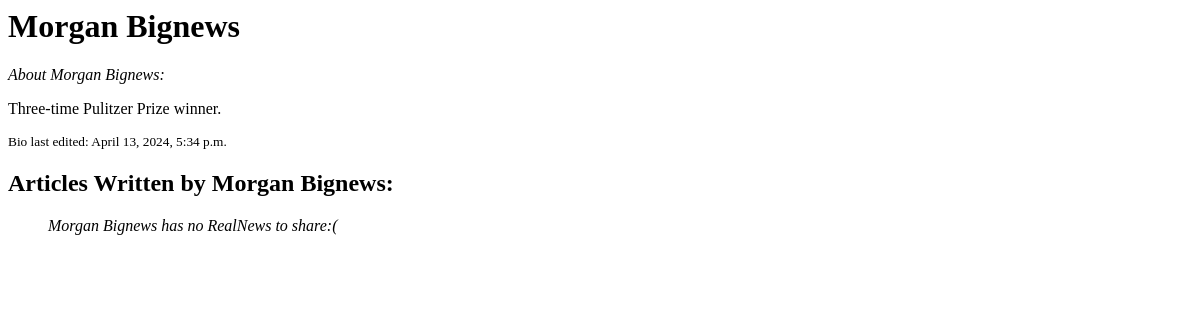
/authors/1, run on an earlier commit of the app's database.
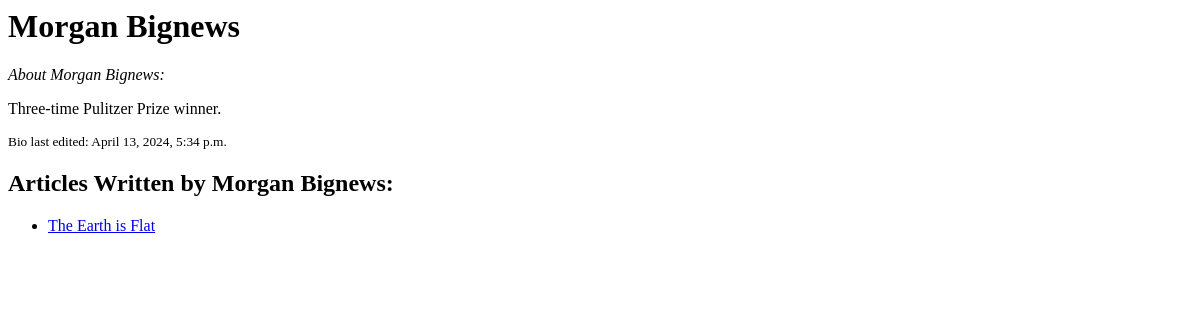
And on a later commit of the database.
### authors/models.py (models this page shows, shortened)
class Author(models.Model):
    name = models.CharField(max_length=50)
    bio_text = models.CharField(max_length=200)
    bio_edit = models.DateTimeField("info date edited")
    picture = models.ImageField(
        upload_to="author_pictures/", blank=True, null=True
    )

### articles/models.py (models this page shows, shortened)
class Article(models.Model):
    heading = models.CharField(max_length=150)
    text = models.TextField(max_length=10000)
    pub_date = models.DateTimeField()
    picture = models.ImageField(
        upload_to="article_pictures/",
        height_field=None,
        width_field=None,
        max_length=100,
        blank=True,
    )
    view_count = models.IntegerField(default=0)
    author = models.ForeignKey(
        "authors.Author", on_delete=models.CASCADE, default=1
    )

### authors/views.py (the view)
# urls.py: path("<int:author_id>", views.author, name="author"),
def author(request, author_id):
    from articles.models import Article
    author = get_object_or_404(Author, pk=author_id)
    articles = Article.objects.filter(author=author)
    context = {"author": author, "articles": articles}
    return render(request, "author.html", context)

### authors/templates/author.html (shortened to what this page needs)
<h1>{{ author.name }}</h1>
<p><i> About {{ author.name }}:</i></p>
<p>{{ author.bio_text }}</p>
<p><small> Bio last edited: {{ author.bio_edit }}</small></p>
<h2>Articles Written by {{ author.name }}:</h2>
<ul>
  {% if articles %}
    {% for article in articles %}
    <li><a href="{% url 'article'  article.id %}">{{ article.heading }}</a></li>
{% endfor %}
</ul>
{% else %}
<p><i>{{ author.name }} has no RealNews to share:(</i></p>
{% endif %}

What changed in the data, as far as the page shows it:
shown differently, row unchanged: Author "Morgan Bignews": name "Morgan Bignews" → (not shown)
added Article: heading "The Earth is Flat"
Also different on the page:
text no longer shown: "has no RealNews to share:("
